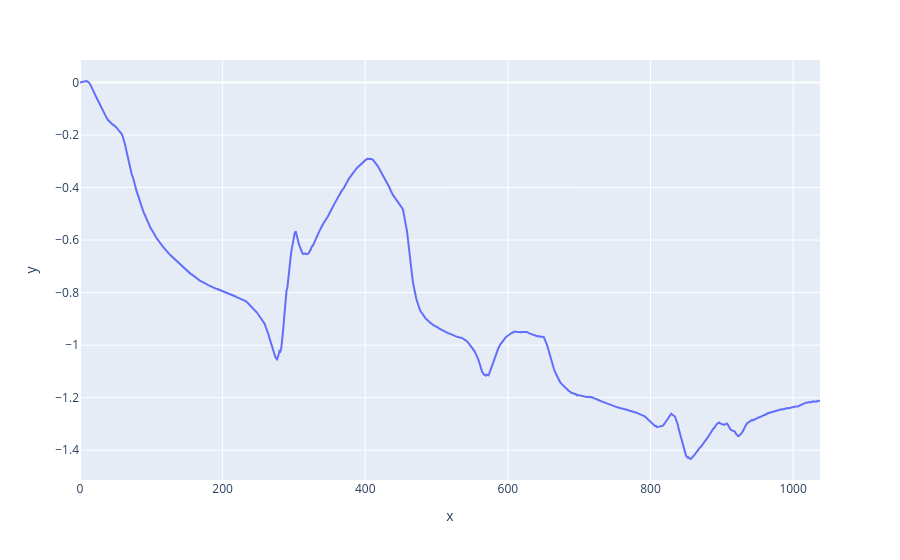

The code cell stored with this chart in its notebook:
### Code cell
t10 = pd.Series([p.time for p in lap21.points])
t11 = pd.Series([p.time for p in lap18_21.points])

px.line(x=lap21.cum_distances, y=(t10 - t11).pipe(lambda s: s - s.iloc[0]))

### Figure 1 — Plotly figure (JSON) as saved in the notebook; plotly's stock layout.template omitted (floating-point values rounded to 4 significant figures; data arrays with more than 128 entries replaced by an {"elided": "..."} marker saying what was removed)
{"data": [{"hovertemplate": "x=%{x}<br>y=%{y}<extra></extra>", "legendgroup": "", "line": {"color": "#636efa", "dash": "solid"}, "marker": {"symbol": "circle"}, "mode": "lines", "name": "", "orientation": "v", "showlegend": false, "type": "scatter", "x": {"elided": "667 float values"}, "xaxis": "x", "y": {"elided": "667 float values"}, "yaxis": "y"}], "layout": {"legend": {"tracegroupgap": 0}, "margin": {"t": 60}, "xaxis": {"anchor": "y", "domain": [0, 1], "title": {"text": "x"}}, "yaxis": {"anchor": "x", "domain": [0, 1], "title": {"text": "y"}}}}
